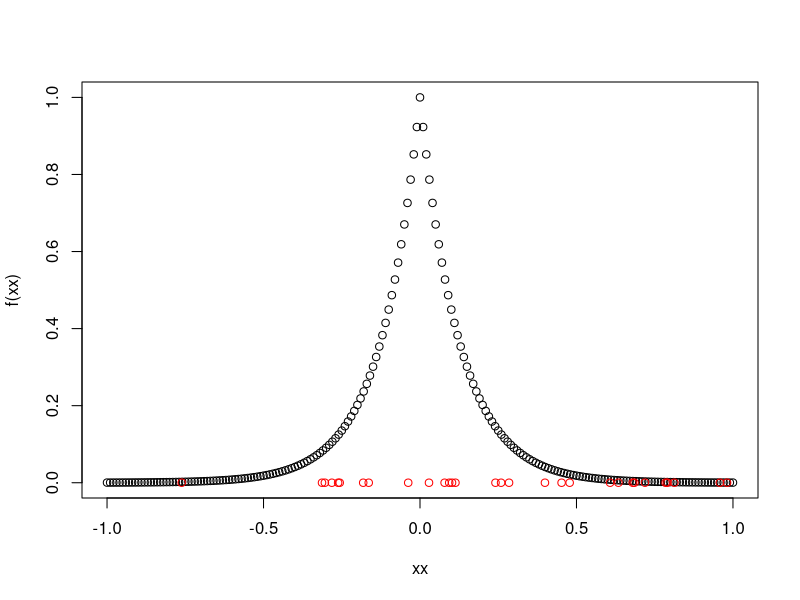

Recreate this plot in R.
library(tidyverse)

g <- function(x) {
    exp(-8 * base::norm(x, "2"))
} # g

f <- function(x) {
    if (class(x) == "numeric") {
       x <- matrix(x, ncol = 1) 
    }
    apply(X = x, MARGIN = 1, FUN = g)
}

generate_data <- function(p, N) {
    matrix(runif(n = N * p, min = -1, max = 1), ncol = p, nrow = N)
} # generate_data

avg_distance <- function(X) {
    apply(X, MARGIN = 1, function(x) sqrt(norm(x, "2"))) %>% mean()
} # avg_distance

distance_1NN <- function(X) {
    
} # distance_1NN

data <- generate_data(3, 10)
avg_distance(data)
xx <- seq(-1, 1, by = 0.01)
plot(xx, f(xx))
points(x = data, y = rep(0, length(data)), col = "red")
